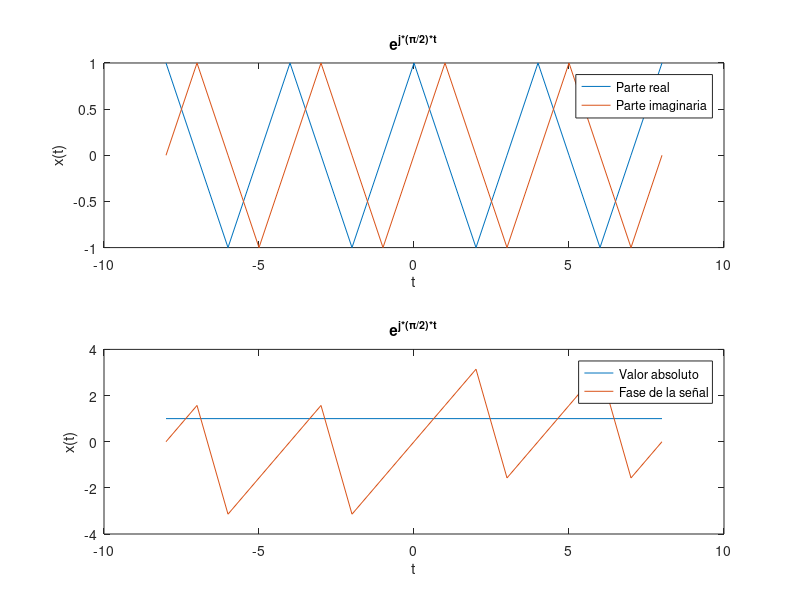

Source code (MATLAB):
t = -8:1:8;
x_real = real(exp(j*(pi/2)*t));
x_imag = imag(exp(j*(pi/2)*t));
x_abs = abs(exp(j*(pi/2)*t));
x_angle = angle(exp(j*(pi/2)*t));


% Grafica 1
subplot(2,1,1);
plot(t, x_real);
hold on;
plot(t, x_imag);
hold off;
xlabel('t');
ylabel('x(t)');
title('e^{j*(\pi/2)*t}');
legend('Parte real', 'Parte imaginaria')

% Grafica 2
subplot(2,1,2);
plot(t, x_abs);
hold on;
plot(t, x_angle);
hold off;
xlabel('t');
ylabel('x(t)');
title('e^{j*(\pi/2)*t}');
legend('Valor absoluto', 'Fase de la señal');